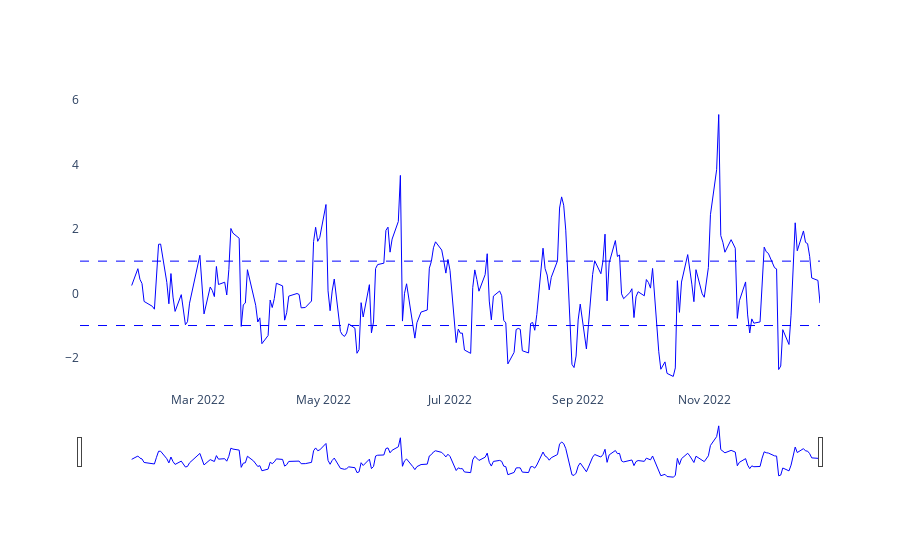

The notebook cell this image was saved under:
### Code cell
fig = go.Figure()

fig.add_trace(
    go.Scatter(
        name="DPO",
        x=df.index,
        y=dpo_list,
        line=dict(color='blue', width=1))
)

fig.add_hline(y=1,line_color="blue",line_width=1, line_dash="dash")
fig.add_hline(y=-1,line_color="blue",line_width=1, line_dash="dash")
fig.update_layout(xaxis_rangeslider_visible=True)
fig.update_layout(paper_bgcolor='rgba(0,0,0,0)', plot_bgcolor='rgba(0,0,0,0)')

### Figure 1 — Plotly figure (JSON) as saved in the notebook; plotly's stock layout.template omitted (floating-point values rounded to 4 significant figures; data arrays with more than 128 entries replaced by an {"elided": "..."} marker saying what was removed)
{"data": [{"line": {"color": "blue", "width": 1}, "name": "DPO", "type": "scatter", "x": {"elided": "248 str values"}, "y": {"elided": "248 float values"}}], "layout": {"paper_bgcolor": "rgba(0,0,0,0)", "plot_bgcolor": "rgba(0,0,0,0)", "shapes": [{"line": {"color": "blue", "dash": "dash", "width": 1}, "type": "line", "x0": 0, "x1": 1, "xref": "x domain", "y0": 1, "y1": 1, "yref": "y"}, {"line": {"color": "blue", "dash": "dash", "width": 1}, "type": "line", "x0": 0, "x1": 1, "xref": "x domain", "y0": -1, "y1": -1, "yref": "y"}], "xaxis": {"rangeslider": {"visible": true}}}}
